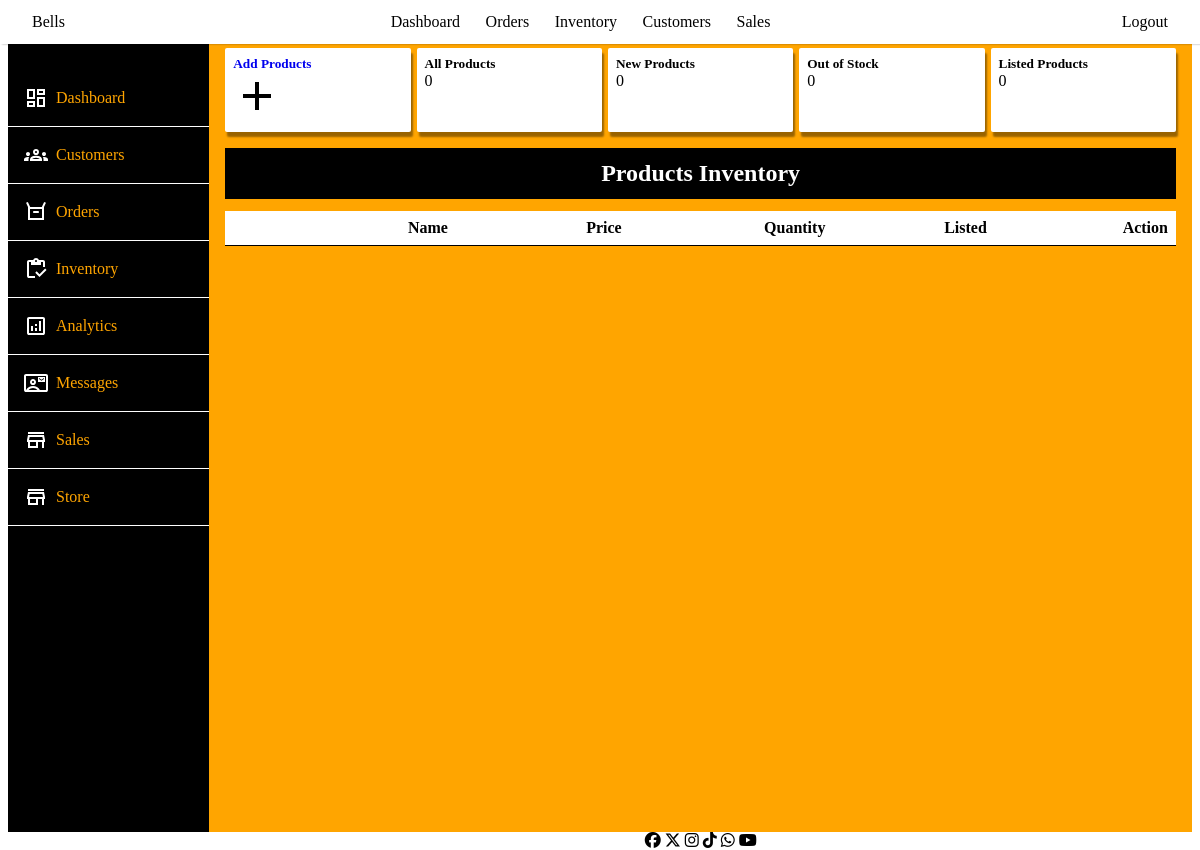
The page /inventory on the database as committed earlier.
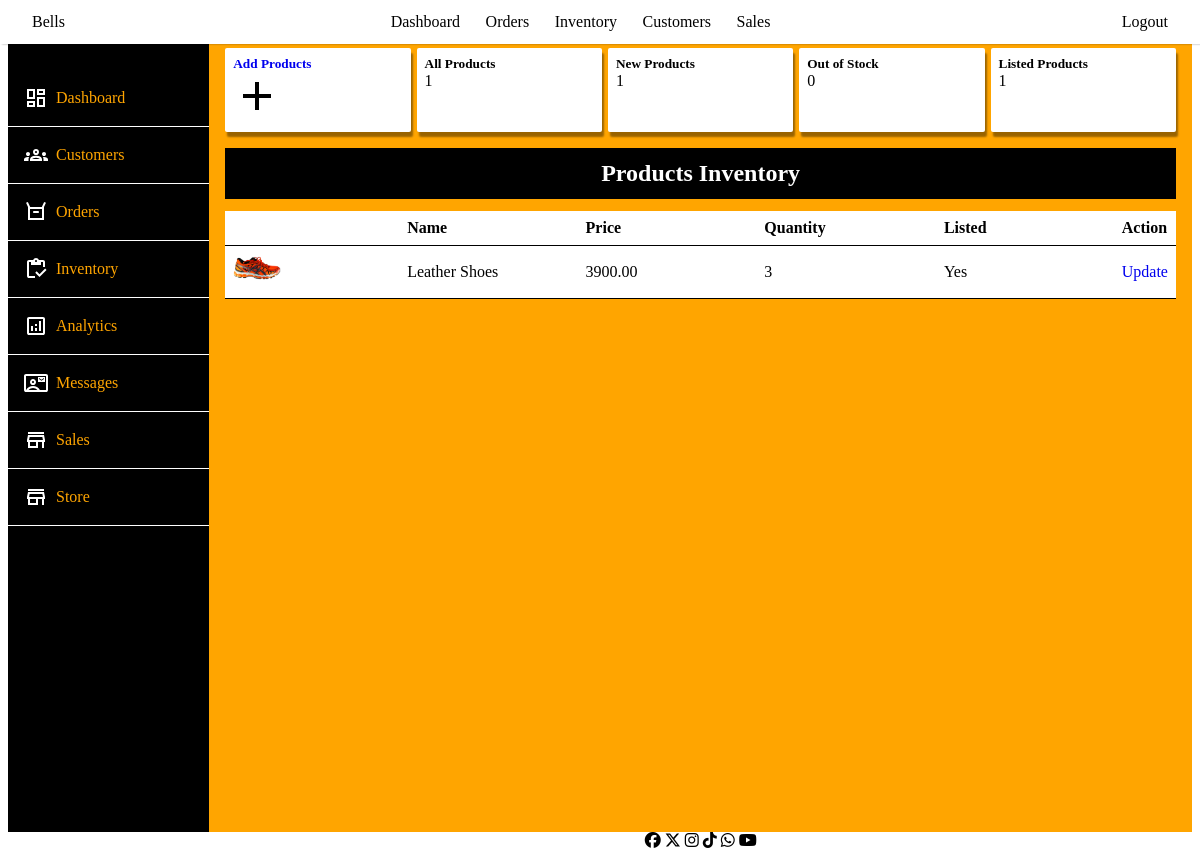
The same page on the database as committed later.
### store/models.py (models this page shows, shortened)
class Product(models.Model):
    profile_image = models.ImageField(upload_to='uploads/products', null=True, blank=True, default='media/default/product.png')
    name = models.CharField(max_length=255, verbose_name='Product Name')
    price = models.DecimalField(max_digits=12, decimal_places=2)
    description = models.TextField(verbose_name='Product Description', blank=True, null=True)
    is_sale = models.BooleanField(default=False)
    sale_price = models.DecimalField(max_digits=12, decimal_places=2, null=True, blank=True)
    discount = models.DecimalField(default=0, max_digits=9, decimal_places=2, null=True, blank=True)
    percentage_discount = models.DecimalField(default=0, max_digits=5, decimal_places=0, null=True, blank=True)
    created_at = models.DateTimeField(auto_now_add=True)
    is_listed = models.BooleanField(default=True)
    is_featured = models.BooleanField(default=True)
    slug = models.SlugField(unique=True, blank=True)
    key_words = models.CharField(max_length=255)
    stock_quantity = models.IntegerField(default=1)
    brand = models.CharField(max_length=255, blank=True, null=True)
    material = models.CharField(max_length=255, blank=True, null=True)
    category = TreeForeignKey(Category, on_delete=models.CASCADE, related_name='products')
    color = models.ManyToManyField(Color, related_name='products')
    size = models.ManyToManyField(Size, related_name='products')
    @property
    def imageURL(self):
        try:
            url = self.profile_image.url
        except:
            url = ''
        return url

### admin_portal/views.py (the view)
# urls.py: path('inventory', views.inventory, name='inventory'),
def inventory(request):
    products = Product.objects.all()
    products_count = products.count()
    now = timezone.now()
    new_products_count = products.filter(created_at__gte=now - timezone.timedelta(days=30)).count()
    out_of_stock_count = products.filter(stock_quantity__lte=0).count()
    is_listed_count = products.filter(is_listed=True).count()
    context = {
        'products': products,
        'products_count': products_count,
        'new_products_count': new_products_count,
        'out_of_stock_count': out_of_stock_count,
        'is_listed_count': is_listed_count,
    }
    return render(request, 'admin_portal/inventory.html', context)

### admin_portal/templates/admin_portal/inventory.html (shortened to what this page needs)
{% extends 'admin_portal/base.html' %}
{% block content %}
<div class="container">
    <div class="side-bar">
        <div class="menu-item"> <a href="{% url 'admin_portal' %}"> Dashboard</a></div>
        <div class="menu-item"> <a href="#"> Customers</a></div>
        <div class="menu-item"> <a href="#"> Orders</a></div>
        <div class="menu-item"> <a href="#"> Inventory</a></div>
        <div class="menu-item"> <a href="#"> Analytics</a></div>
        <div class="menu-item"> <a href="#"> Messages</a></div>
        <div class="menu-item"><svg xmlns="http://www.w3.org/2000/svg" height="24" viewBox="0 -960 960 960" width="24"><path d="M160-720v-80h640v80H160Zm0 560v-240h-40v-80l40-200h640l40 200v80h-40v240h-80v-240H560v240H160Zm80-80h240v-160H240v160Zm-38-240h556-556Zm0 0h556l-24-120H226l-24 120Z"/></svg> <a href="#"> Sales </a></div>
        <div class="menu-item"><svg xmlns="http://www.w3.org/2000/svg" height="24" viewBox="0 -960 960 960" width="24"><path d="M160-720v-80h640v80H160Zm0 560v-240h-40v-80l40-200h640l40 200v80h-40v240h-80v-240H560v240H160Zm80-80h240v-160H240v160Zm-38-240h556-556Zm0 0h556l-24-120H226l-24 120Z"/></svg> <a href="{% url 'home' %}"> Store </a></div>
    </div>
    <div class="content">
        <div class="main-content">
            <div class="leading">
                <div class="lead">
                   <a href="{% url 'add_product' %}"> <h5>Add Products</h5>
                    <svg xmlns="http://www.w3.org/2000/svg" height="24" viewBox="0 -960 960 960" width="24"><path d="M440-440H200v-80h240v-240h80v240h240v80H520v240h-80v-240Z"/></svg></a>
                </div>
                <div class="lead">
                    <h5>All Products</h5>
                    <p>{{ products_count }}</p>
                </div>
                <div class="lead">
                    <h5>New Products</h5>
                    <p>{{ new_products_count}}</p>
                </div>
                <div class="lead">
                    <h5>Out of Stock</h5>
                    <p>{{ out_of_stock_count }}</p>
                </div>
                <div class="lead">
                    <h5>Listed Products</h5>
                    <p>{{ is_listed_count }}</p>
                </div>
            </div>
        <section>
            <h1 class="inventory-headings">Products Inventory</h1>
            <div class="inventory">
                <table>
                    <thead>
                        <tr>
                            <th></th>
                            <th>Name</th>
                            <th>Price</th>
                            <th>Quantity</th>
                            <th>Listed</th>
                            <th>Action</th>
                        </tr>
                    </thead>
                    <tbody>
                        {% for product in products %}
                        <tr>
                            <td><img src="{{product.imageURL}}" alt="" width="30%"></td>
                            <td>{{ product.name }}</td>
                            <td>{{ product.price }}</td>
                            <td>{{ product.stock_quantity }}</td>
                            {% if product.is_listed %}
                            <td>Yes</td>
                            {% else %}
                            <td>No</td>
                            {% endif %}
                            <td><a href="{% url 'product_inventory' product.id %}">Update</a></td>
                        </tr>
                        {% endfor %}
                    </tbody>
                </table>
            </div>
        </section>
        </div>
    </div>
    {% include 'admin_portal/footer.html' %}
</div>
</div>
{% endblock content %}

### admin_portal/templates/admin_portal/base.html (shortened to what this page needs)
{% load static %}
<!DOCTYPE html>
<html lang="en">
<head>
    <link rel="stylesheet" href="{% static 'css/admin_portal/admin_portal.css' %}">
    <link rel="stylesheet" href="{% static 'css/admin_portal/navbar.css' %}">
    <link rel="stylesheet" href="{% static 'css/admin_portal/product_form.css' %}">
    <link rel="stylesheet" href="{% static 'css/admin_portal/inventory.css' %}">
    <link rel="stylesheet" href="https://cdnjs.cloudflare.com/ajax/libs/font-awesome/6.5.1/css/all.min.css">
</head>
<body>
    <div class="admin-dashboard">
        {% include 'admin_portal/navbar.html' %}
    {% block content %}
    {% endblock content %}
</body>
</html>

### admin_portal/templates/admin_portal/navbar.html (shortened to what this page needs)
<nav>
    <div class="navbar">
        <div class="navbar-mobile">
            <a href="{% url 'home' %}" class="logo">Bells</a>
        </div>
        <div class="navbar-links" id="navbar-links">
            <ul>
                <li><a href="{% url 'admin_portal' %}">Dashboard</a></li>
                <li><a href="#">Orders</a></li>
                <li><a href="{% url 'inventory' %}">Inventory</a></li>
                <li><a href="#">Customers</a></li>
                <li><a href="#">Sales</a></li>
                <li class="dropdown hide-on-mobile">
                </li>
            </ul>
        </div>
        <div class="cart">
            <a href="{% url 'signout' %}" class="login-button" id="login-button">Logout</a>
        </div>
    </div>
</nav>

### admin_portal/templates/admin_portal/footer.html
    <div class="footer">
        <span><i class="fa-brands fa-facebook"></i></span>
        <span><i class="fa-brands fa-x-twitter"></i></span>
        <span><i class="fa-brands fa-instagram"></i></span>
        <span><i class="fa-brands fa-tiktok"></i></span>
        <span><i class="fa-brands fa-whatsapp"></i></span>
        <span><i class="fa-brands fa-youtube"></i></span>
    </div>

### static/css/admin_portal/admin_portal.css (style rules this page uses)
* { padding: 0; margin: 0; box-sizing: border-box; }
:root { --main-color: orange; --white-color: white; --black-color: black; }
html { font-size: 16px; }
body { min-height: 100vh; width: 100%; background-color: var(--white-color); }
a { text-decoration: none; }
.admin-dashboard .container { min-height: 100vh; width: 100%; margin-bottom: 0; padding: 0 .5em; }
.admin-dashboard .container .side-bar { min-height: 100vh; width: 17%; padding-top: 2.4em; background-color: rgb(0, 0, 0); position: sticky; position: -webkit-sticky; top: 0; z-index: 100; float: left; }
.admin-dashboard .container .side-bar .menu-item { padding: 1em; border-bottom: 1px solid rgb(254, 254, 254); display: flex; align-items: center; }
.admin-dashboard .container .side-bar .menu-item svg { fill: rgb(255, 255, 255); }
.admin-dashboard .container .side-bar a { margin-left: .5em; color: orange; }
.admin-dashboard .container .content { display: flex; width: 83%; margin-top: 2em; justify-content: space-between; min-height: 100vh; margin-left: 17%; }
.admin-dashboard .container .content .main-content { flex: 66%; padding: 1em; background-color: var(--main-color); }
.admin-dashboard .content .main-content .leading { display: flex; justify-content: space-between; width: 100%; margin-bottom: 1em; }
.admin-dashboard .content .main-content .leading .lead { width: 19.5%; background-color: var(--white-color); border-radius: 2px; box-shadow: 2px 5px 2px rgba(0, 0, 0, 0.4); padding: .5em; }
.admin-dashboard .content .main-content .leading .lead svg { height: 3em; width: 3em; }
.admin-dashboard .footer { text-align: center; background-color: rgb(255, 255, 255); color: rgb(0, 0, 0); margin-left: 17%; }

### static/css/admin_portal/navbar.css (style rules this page uses)
.navbar { display: flex; justify-content: space-between; align-items: center; background-color: rgb(255, 255, 255); box-shadow: 2px 0 2px rgba(0, 0, 0, 0.4); font-size: 1rem; color: rgb(255, 255, 255); position: fixed; top: 0; left: 0; right: 0; width: 100%; z-index: 1000; }
.navbar a { color: rgb(0, 0, 0); }
.navbar-links ul { list-style: none; display: flex; }
.navbar-links li { padding: .8em; }
.logo { padding: .6em 2em; }
.cart { padding: .6em 2em; position: relative; }

### static/css/admin_portal/inventory.css (style rules this page uses)
.inventory { width: 100%; }
.inventory-headings { text-align: center; background-color: black; color: rgb(255, 255, 255); padding: .5em 0; margin-bottom: .5em; }
.inventory table { width: 100%; text-align: left; border-collapse: collapse; background-color: white; }
.inventory table tr { border-bottom: 1px solid black; }
.inventory table th, .inventory table td { width: 20%; padding: .5em; }
.inventory table th:first-of-type, .inventory table td:first-of-type { width: 20%; }
.inventory img { max-height: 50px; }

Rows that differ between the two databases and show on the page:
added Product: imageURL (picture), name "Leather Shoes", price "3900.00", stock_quantity "3", is_listed "Yes"
Other text that changed with them:
{{ products_count }}: "0" → "1"
{{ new_products_count }}: "0" → "1"
{{ is_listed_count }}: "0" → "1"
